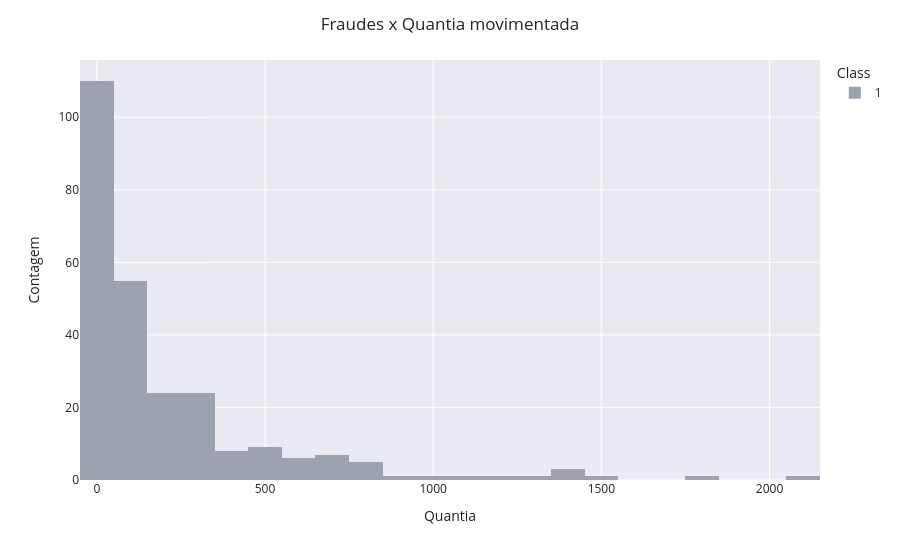

The cell this chart's notebook holds for it:
### Markdown cell above
A quantia de movimentações fraudulentas é ínfima em comparação com as legítimas

### Code cell
'''
Criando gráfico para descobrir se há correlação entre as operações fraudulentas e a quantia movimentada
'''
fraude = df[df['Class'] == 1]


fr_am = fraude.groupby('Class')['Amount'].value_counts().reset_index()


fig = px.histogram(fr_am,
                   x='Amount',
                   y='Class',
                   color='Class',
                   color_discrete_map={1:'#9CA3AF'})
fig.update_layout(
    template='seaborn',
    title='Fraudes x Quantia movimentada',
    xaxis_title='Quantia',
    yaxis_title='Contagem'
)
fig.show()

### Figure 1 — Plotly figure (JSON) as saved in the notebook; plotly's stock layout.template omitted (floating-point values rounded to 4 significant figures; data arrays with more than 128 entries replaced by an {"elided": "..."} marker saying what was removed)
{"data": [{"bingroup": "x", "histfunc": "sum", "hovertemplate": "Class=1<br>Amount=%{x}<br>sum of Class=%{y}<extra></extra>", "legendgroup": "1", "marker": {"color": "#9CA3AF", "pattern": {"shape": ""}}, "name": "1", "orientation": "v", "showlegend": true, "x": {"elided": "259 float values"}, "xaxis": "x", "y": {"elided": "259 int values"}, "yaxis": "y", "type": "histogram"}], "layout": {"xaxis": {"anchor": "y", "domain": [0.0, 1.0], "title": {"text": "Quantia"}}, "yaxis": {"anchor": "x", "domain": [0.0, 1.0], "title": {"text": "Contagem"}, "categoryorder": "array", "categoryarray": [1]}, "legend": {"title": {"text": "Class"}, "tracegroupgap": 0}, "margin": {"t": 60}, "barmode": "relative", "title": {"text": "Fraudes x Quantia movimentada"}}}
